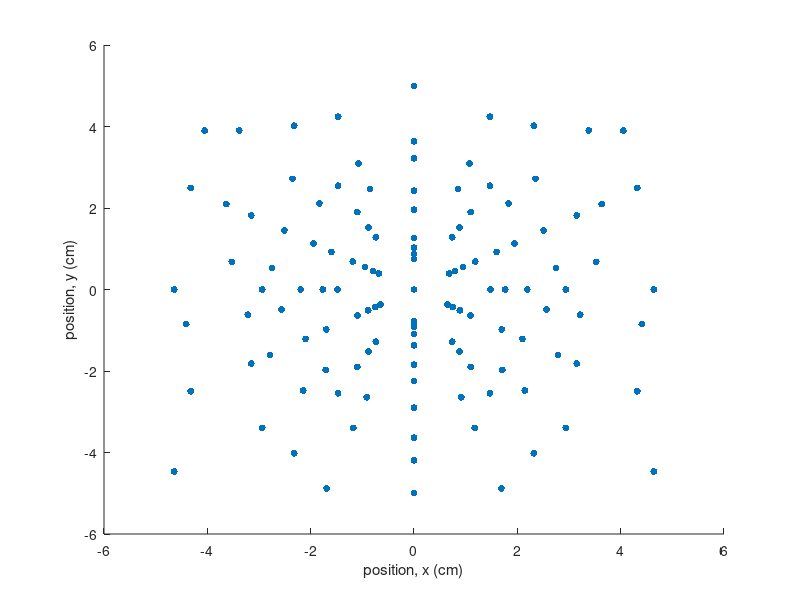

Source code (MATLAB):
global a lam_min lam_max f_Al a1 a2 a3 A
a = 4.050; 
lam_min = 0.6; 
lam_max = 1.1; 
f_Al = 13; 
a1 = [1, -1, 1];
a2 = [1, 1, 0];
a3 = [-1, 1, 2];
A = [a1',a2',a3'];
 
L = 3; 
n = 8; % initial guess on the max of Miller indices 
KK = [n, n, n];
while (n - max(abs(max(KK)))) <= 1e-6
    n = n + 1;
    clear DATA t
    DATA = zeros(1,12); % data to be exported
    t = 0; % number of diffraction conditions
    for h = -n:1:n
        for k = -n:1:n
            for l = -n:1:n
                K = [h,k,l]; % K vector
                F = f_Al*(1+exp(1i*pi*(h+k))+exp(1i*pi*(k+l))+exp(1i*pi*(h+l)));
                FF = abs(F);
                if (h == 0) && (k == 0) && (l == 0)
                    t = t + 1;
                    KK(t,1:3) = K;
                    theta = 0.5*pi;
                    d = Inf;
                    deg = theta*180/pi; % degree
                    lam = 2*d*sin(theta);
                    rho = 0;
                    phi = 0;
                    m = 1;
                    [x, y] = pol2cart(phi, rho);
                    DATA(t,1:3) = K; 
                    DATA(t,4:12) = ...
                        [m, FF, d, deg, lam, rho, phi*180/pi, x, y];
                elseif FF >= 1e-6
                    S = A\K';
                    if S(1) > 0
                        theta = 0.5*2*(acos(sum((-a1).*K)/norm(-a1)/norm(K))-0.5*pi);
                        if 2*theta > 0.5*pi
                            d = a/sqrt(h^2+k^2+l^2);
                            LAM = 2*d*sin(theta);
                            m = 1;
                            lam = LAM/m;
                            while (lam <= lam_max) && (lam >= lam_min)
                                rho = L*tan(pi-(2*theta));
                                K = [h, k, l];
                                K0 = (-a1/norm(-a1))*1/lam;
                                K1 = K0 + K;
                                P = K1 - ((sum(K1.*(a1))/norm(a1))*(a1)/norm(a1));
                                P2 = P(1, 1:2);
                                A2 = A(1:2, 2:3);
                                S2 = A2\P2';
                                ph = acos(sum(P.*(-a2))/norm(P)/norm(-a2));
                                if S2(2) < 0
                                    phi = 2*pi-ph;
                                else
                                    phi = ph;
                                end
                                [x, y] = pol2cart(phi, rho);
                                if (abs(x) <= 5) && (abs(y) <= 5)
                                    t = t + 1;
                                    KK(t,1:3) = K;
                                    deg = theta*180/pi; % degree
                                    DATA(t,1:3) = K;
                                    DATA(t,4:12) = ...
                                        [m, FF, d, deg, lam, rho, phi*180/pi, x, y];
                                end
                                m = m + 1;
                                lam = LAM/m;
                            end
                        end
                    end
                end
            end
        end
    end
end
n = n - 1;
X = DATA(:,11);
Y = DATA(:,12);
scatter(X,Y,25,'ko','filled')
xlabel('position, x (cm)'), ylabel('position, y (cm)')
